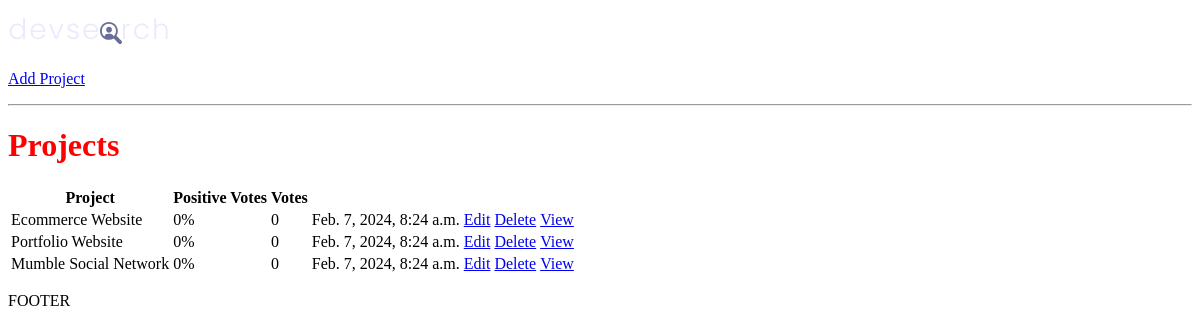
The app's page /, older data.
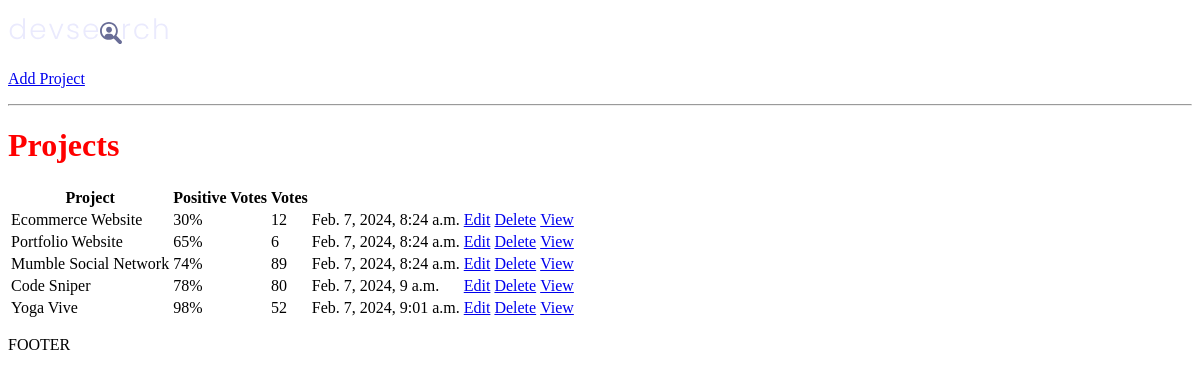
The same page, newer data.
### projectsApp/models.py (models this page shows, shortened)
class Project(models.Model):
    title = models.CharField(max_length=200)   # By default null=False - required to enter data in this field (for the database)
    description = models.TextField(null=True, blank=True)  # Does NOT require to enter data in this field! blank is the same but for django form to be submitted! We can submit a form without adding this!
    featured_image = models.ImageField(null=True, blank=True, default="default.jpg") # B/c its in "images" folder no need to specify path, otherwise path needed
    demo_link = models.CharField(max_length=2000, null=True, blank=True)
    source_link = models.CharField(max_length=2000, null=True, blank=True)
    tags = models.ManyToManyField('Tag', blank=True)  # The tag can be connected to many models
    vote_total = models.IntegerField(default=0, null=True, blank=True)
    vote_ratio = models.IntegerField(default=0, null=True, blank=True)
    created = models.DateTimeField(auto_now_add=True)
    id = models.UUIDField(default=uuid.uuid4, unique=True, primary_key=True, editable=False)

### projectsApp/views.py (the view)
# urls.py: path('', views.projects, name="projects"),
def projects(request):
    projects = Project.objects.all()
    context = {'projects': projects}
    return render(request, 'projectsApp/projects.html', context)

### projectsApp/templates/projectsApp/projects.html
{% extends "main.html" %}
{% block content %}
<h1>Projects</h1>
<table>
    <tr>
        <th> Project </th>
        <th> Positive Votes </th>
        <th> Votes </th>
        <th></th>
        <th></th>
    </tr>
    {% for project in projects %}
        <tr>
            <td>{{project.title}}</td>
            <td>{{project.vote_ratio}}%</td>
            <td>{{project.vote_total}}</td>
            <td>{{project.created}}</td>
            <td><a href="{% url 'update-project' project.id %}"> Edit </a></td>
            <td><a href="{% url 'delete-project' project.id %}"> Delete </a></td>
            <td><a href="{% url 'project' project.id %}"> View </a></td>
        </tr>
    {%endfor%}
</table>
{% endblock content %}

### templates/main.html (shortened to what this page needs)
<!DOCTYPE html>
{% load static %}
<html>
<head>
    <link rel="stylesheet" type="text/css" media="screen" href="{% static 'styles/main.css' %}" >
</head>
<body>
    {% include "navbar.html" %}
    {% block content %}
    {% endblock content %}
    <p> FOOTER </p>
</body>
</html>

### templates/navbar.html
{% load static %}
<img src="{% static 'images/logo.svg' %}">
<p> <a href="{% url 'create-project' %}"> Add Project </a> </p>
<hr>

### static/styles/main.css (style rules this page uses)
h1 { color: red; }

Row changes from the older to the newer data that the page shows:
changed Project "Ecommerce Website": vote_ratio "0" → "30"; vote_total "0" → "12"
changed Project "Portfolio Website": vote_ratio "0" → "65"; vote_total "0" → "6"
changed Project "Mumble Social Network": vote_ratio "0" → "74"; vote_total "0" → "89"
added Project: title "Code Sniper", vote_ratio "78", vote_total "80", created "Feb. 7, 2024, 9 a.m."
added Project: title "Yoga Vive", vote_ratio "98", vote_total "52", created "Feb. 7, 2024, 9:01 a.m."
